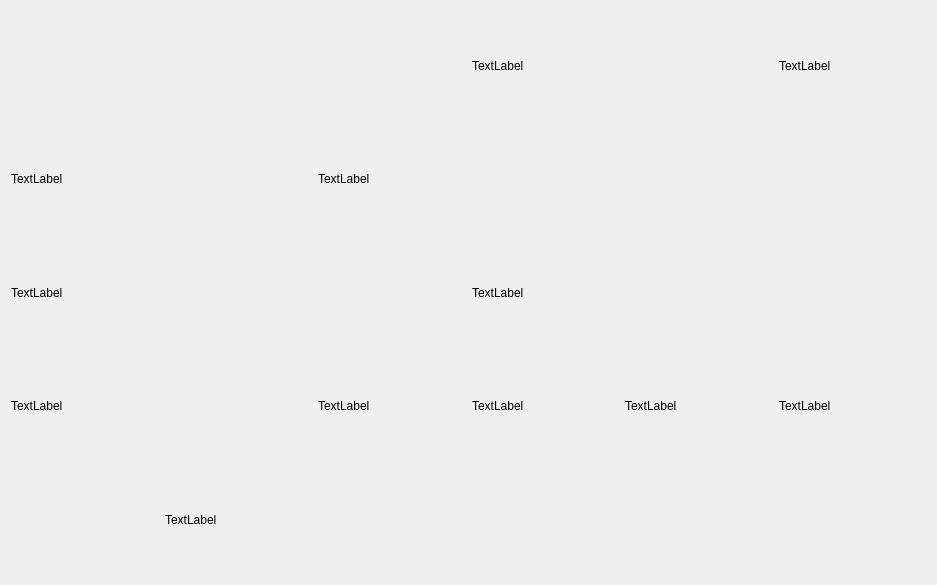
<?xml version="1.0" encoding="UTF-8"?>
<ui version="4.0">
 <class>Form</class>
 <widget class="QWidget" name="Form">
  <property name="geometry">
   <rect>
    <x>0</x>
    <y>0</y>
    <width>937</width>
    <height>585</height>
   </rect>
  </property>
  <property name="windowTitle">
   <string>Form</string>
  </property>
  <layout class="QGridLayout" name="gridLayout">
   <property name="verticalSpacing">
    <number>5</number>
   </property>
   <item row="0" column="3">
    <widget class="QLabel" name="label_2">
     <property name="text">
      <string>TextLabel</string>
     </property>
    </widget>
   </item>
   <item row="0" column="5">
    <widget class="QLabel" name="label_5">
     <property name="text">
      <string>TextLabel</string>
     </property>
    </widget>
   </item>
   <item row="1" column="0">
    <widget class="QLabel" name="label">
     <property name="text">
      <string>TextLabel</string>
     </property>
    </widget>
   </item>
   <item row="1" column="2">
    <widget class="QLabel" name="label_7">
     <property name="text">
      <string>TextLabel</string>
     </property>
    </widget>
   </item>
   <item row="2" column="0" colspan="2">
    <widget class="QLabel" name="label_11">
     <property name="text">
      <string>TextLabel</string>
     </property>
    </widget>
   </item>
   <item row="2" column="3">
    <widget class="QLabel" name="label_10">
     <property name="text">
      <string>TextLabel</string>
     </property>
    </widget>
   </item>
   <item row="3" column="0">
    <widget class="QLabel" name="label_12">
     <property name="text">
      <string>TextLabel</string>
     </property>
    </widget>
   </item>
   <item row="3" column="2">
    <widget class="QLabel" name="label_3">
     <property name="text">
      <string>TextLabel</string>
     </property>
    </widget>
   </item>
   <item row="3" column="3">
    <widget class="QLabel" name="label_9">
     <property name="text">
      <string>TextLabel</string>
     </property>
    </widget>
   </item>
   <item row="3" column="4">
    <widget class="QLabel" name="label_4">
     <property name="text">
      <string>TextLabel</string>
     </property>
    </widget>
   </item>
   <item row="3" column="5">
    <widget class="QLabel" name="label_6">
     <property name="text">
      <string>TextLabel</string>
     </property>
    </widget>
   </item>
   <item row="4" column="1">
    <widget class="QLabel" name="label_8">
     <property name="text">
      <string>TextLabel</string>
     </property>
    </widget>
   </item>
  </layout>
 </widget>
 <resources/>
 <connections/>
</ui>
